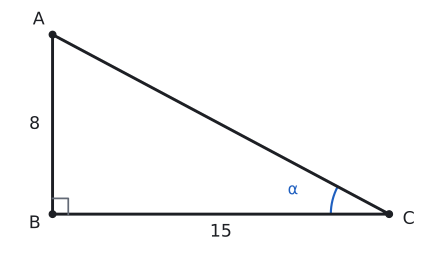

Here is the Python script that generated this plot:
import sys; sys.path.insert(0, "tools")
from cizim import *

def P(x, y): return np.array([x, y], float)
def uz(A, B): return float(np.linalg.norm(A - B))
def olc(K, A, B):
    u, v = A - K, B - K
    return round(float(np.degrees(np.arccos(np.dot(u, v) / np.linalg.norm(u) / np.linalg.norm(v)))), 3)
def kenar(ax, A, B, metin, G, d=0.4, renk=YAZI, fs=13):
    """[AB] kenarının ortasına, G noktasından uzak tarafa etiket."""
    M = (A + B) / 2; t = (B - A) / uz(A, B); n = np.array([-t[1], t[0]])
    if np.dot(n, M - G) < 0: n = -n
    ax.text(*(M + d * n), metin, ha="center", va="center", color=renk, fontsize=fs)
def dik(ax, K, A, B, s=0.3):
    """K köşesinde dik açı işareti."""
    u = (A - K) / uz(A, K) * s; v = (B - K) / uz(B, K) * s
    ax.plot(*zip(K + u, K + u + v, K + v), color=SOLUK, lw=1.3)
def ad(ax, K, metin, G, d=0.4, renk=YAZI):
    """Köşe adını G'den uzak tarafa yazar."""
    n = (K - G) / uz(K, G); ax.plot(*K, "o", color=renk, markersize=5, zorder=5)
    ax.text(*(K + d * n), metin, ha="center", va="center", color=renk, fontsize=13)

# Alıştırma soru 1: m(B) = 90°, |AB| = 8, |BC| = 15 (|AC| = 17), α = m(ACB).
B, C, A = P(0, 0), P(15, 0), P(0, 8); G = (A + B + C) / 3
print("AC", uz(A, C), "B", olc(B, A, C))
fig, ax = sekil(5.6, 3.4); ax.set_aspect("equal"); ax.axis("off")
ax.plot(*zip(A, B, C, A), color=YAZI); dik(ax, B, A, C, s=0.7)
aci(ax, C, B, A, r=2.6, ad="α", renk=MAVI)
ad(ax, A, "A", G, d=0.9); ad(ax, B, "B", G, d=0.9); ad(ax, C, "C", G, d=0.9)
kenar(ax, A, B, "8", G, d=0.8); kenar(ax, B, C, "15", G, d=0.8)
ax.set_xlim(-2, 16.5); ax.set_ylim(-2, 9.2)
kaydet(fig, __file__)
